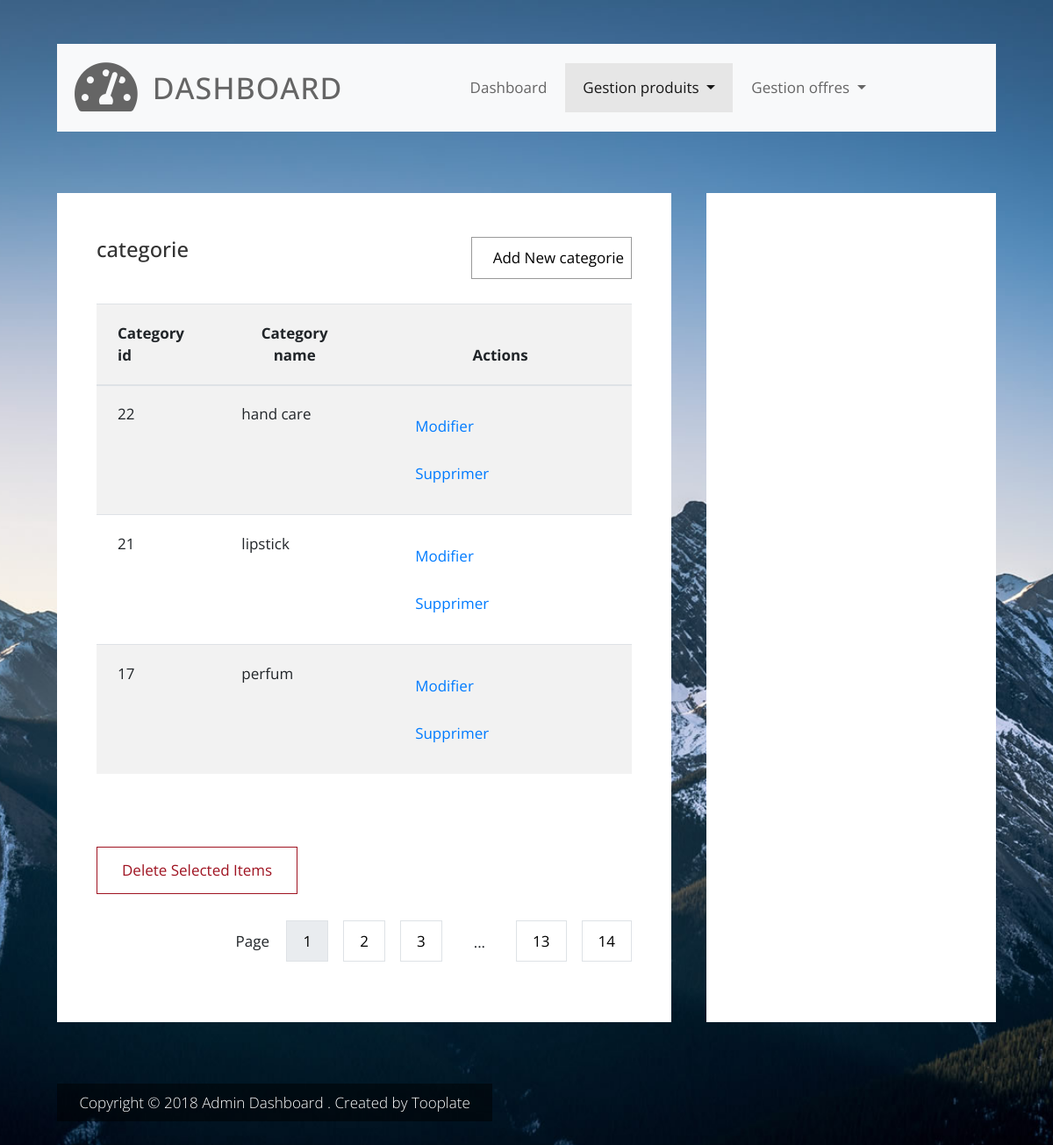
Screenshot of /back/view_back/affichercategorie.php with the database file from the repository.
### tables this page shows
CREATE TABLE `categorie` (
  `idCategorie` int(11) NOT NULL,
  `nomCategorie` varchar(100) NOT NULL
);

### back/controller_back/categorie_c.php (called while the page is built, shortened)
<?php
	class categorieC {
		function afficherCategorie(){
			$sql="SELECT * FROM categorie";
			$db = config::getConnexion();
			try{
				$listec = $db->query($sql);
				return $listec;
			}
			catch(Exception $e){
				die('Erreur:'. $e->getMessage());
			}
		}
	}
?>

### back/view_back/affichercategorie.php (the view, shortened to what this page needs)
<?php
include '../controller_back/categorie_c.php';
$categorieC = new categorieC();
$listec = $categorieC->afficherCategorie();
?>
<!DOCTYPE html>
<html lang="en">
<head>
    <link rel="stylesheet" href="css/fontawesome.min.css">
    <link rel="stylesheet" href="css/bootstrap.min.css">
    <link rel="stylesheet" href="css/tooplate.css">
</head>
<body id="reportsPage" class="bg02">
    <div class="" id="home">
        <div class="container">
            <div class="row">
                <div class="col-12">
                    <nav class="navbar navbar-expand-xl navbar-light bg-light">
                        <a class="navbar-brand" href="index.php">
                            <i class="fas fa-3x fa-tachometer-alt tm-site-icon"></i>
                            <h1 class="tm-site-title mb-0">Dashboard</h1>
                        </a>
                        <div class="collapse navbar-collapse" id="navbarSupportedContent">
                            <ul class="navbar-nav mx-auto">
                            <li class="nav-item ">
                                <a class="nav-link" href="acceuil.html">Dashboard</a>
                            </li>
                                    <li class="nav-item active dropdown">
                                        <a class="nav-link dropdown-toggle" href="#" id="navbarDropdown" role="button" data-toggle="dropdown" aria-haspopup="true"
                                            aria-expanded="false">
                                            Gestion produits
                                        </a>
                                    </li>
                                    <li class="nav-item dropdown">
                                        <a class="nav-link dropdown-toggle" href="#" id="navbarDropdown" role="button" data-toggle="dropdown" aria-haspopup="true"
                                            aria-expanded="false">
                                            Gestion offres
                                        </a>
                                    </li>
                        </div>
                    </nav>
                </div>
            </div>
            <div class="row tm-content-row tm-mt-big">
                <div class="col-xl-8 col-lg-12 tm-md-12 tm-sm-12 tm-col">
                    <div class="bg-white tm-block h-100">
                        <div class="row">
                            <div class="col-md-8 col-sm-12">
                                <h2 class="tm-block-title d-inline-block">categorie</h2>
                            </div>
                            <div class="col-md-4 col-sm-12 text-right">
                                <a href="ajoutercategorie.php" class="btn btn-small btn-primary">Add New categorie</a>
                            </div>
                        </div>
                        <div class="table-responsive" >
                            <table class="table table-hover table-striped tm-table-striped-even mt-3">
                                <thead>
                                    <tr class="tm-bg-gray">
                                        <th scope="col">Category id</th>
                                        <th scope="col" class="text-center">Category name</th>
                                        <th scope="col" class="text-center">Actions</th>
                                    </tr>
                                </thead>
                                <tbody>
                                    <tr>
                                        <?php
                                        foreach ($listec as $categorie) {
                                        ?>
                                    <tr>
                                        <td><?php echo $categorie['idCategorie']; ?></td>
                                        <td><?php echo $categorie['nomCategorie']; ?></td>
                                        <td>
                                            <a href="modifiercategorie.php?idCategorie=<?php echo $categorie['idCategorie']; ?>" class="btn">Modifier</a>
                                            <a href="supprimercategorie.php?idCategorie=<?php echo $categorie['idCategorie']; ?>" class="btn">Supprimer</a>
                                        </td>
                                    </tr>
                                <?php } ?>
                                </tr>
                                </tbody>
                            </table>
                        </div>
                        <div class="tm-table-mt tm-table-actions-row">
                            <div class="tm-table-actions-col-left">
                                <button class="btn btn-danger">Delete Selected Items</button>
                            </div>
                            <div class="tm-table-actions-col-right">
                                <span class="tm-pagination-label">Page</span>
                                <nav aria-label="Page navigation" class="d-inline-block">
                                    <ul class="pagination tm-pagination">
                                        <li class="page-item active"><a class="page-link" href="#">1</a></li>
                                        <li class="page-item"><a class="page-link" href="#">2</a></li>
                                        <li class="page-item"><a class="page-link" href="#">3</a></li>
                                        <li class="page-item">
                                            <span class="tm-dots d-block">...</span>
                                        </li>
                                        <li class="page-item"><a class="page-link" href="#">13</a></li>
                                        <li class="page-item"><a class="page-link" href="#">14</a></li>
                                    </ul>
                                </nav>
                            </div>
                        </div>
                    </div>
                </div>
                <div class="col-xl-4 col-lg-12 tm-md-12 tm-sm-12 tm-col">
                    <div class="bg-white tm-block h-100">
                    </div>
                </div>
            </div>
            <footer class="row tm-mt-small">
                <div class="col-12 font-weight-light">
                    <p class="d-inline-block tm-bg-black text-white py-2 px-4">
                        Copyright &copy; 2018 Admin Dashboard . Created by
                        <a rel="nofollow" href="https://www.tooplate.com" class="text-white tm-footer-link">Tooplate</a>
                    </p>
                </div>
            </footer>
        </div>
    </div>
</body>
</html>

### back/view_back/css/tooplate.css (style rules this page uses)
html { font-size: 17px; }
body { font-family: "Open Sans", Helvetica, Arial, sans-serif; overflow-x: hidden; }
body { background-image: url(../img/dash-bg-01.jpg); background-size: cover; background-repeat: no-repeat; background-position: center; background-attachment: fixed; padding-left: 50px; padding-right: 50px; }
.bg02 { background-image: url(../img/dash-bg-02.jpg); }
a { transition: all 0.3s ease; }
.navbar-brand { display: flex; align-items: center; }
.tm-site-icon { color: #656565; }
.tm-site-title { display: inline-block; text-transform: uppercase; font-size: 2rem; margin-left: 1rem; color: #656565; letter-spacing: 1px; }
.navbar { height: 100px; padding-left: 20px; padding-right: 20px; margin-top: 50px; }
.tm-bg-black { background-color: rgba(0, 0, 0, 0.5); }
.tm-mt-big { margin-top: 70px; }
.tm-mt-small { margin-top: 20px; }
.tm-block { padding: 50px 45px; }
.tm-block-title { font-size: 1.4rem; color: #333; margin-bottom: 30px; }
.navbar-light .navbar-nav .nav-link { color: #656565; }
.navbar-light .navbar-nav .nav-link, .dropdown-item { padding: 15px 20px; }
.navbar-light .navbar-nav .active > .nav-link, .navbar-light .navbar-nav .nav-link.active, .navbar-light .navbar-nav .nav-link.show, .navbar-light .navbar-nav .show > .nav-link, .navbar-light .navbar-nav a:hover { background-color: #e6e6e6; }
.nav-item { margin-right: 30px; }
.nav-item:last-child { margin-right: 0; }
.tm-content-row { justify-content: space-between; margin-left: -20px; margin-right: -20px; }
.tm-col { padding-left: 20px; padding-right: 20px; margin-bottom: 50px; }
.btn { border-radius: 0; padding: 13px 28px; transition: all 0.2s ease; max-width: 100%; }
.btn-small { padding: 10px 24px; }
.btn-primary { background-color: transparent; color: black; border-color: #999999; }
.btn-danger { color: #9f1321; background-color: transparent; border-color: #9f1321; }
.table td, .table th { padding: 20px 24px; }
.tm-bg-gray { background-color: rgba(0, 0, 0, 0.05); }
.tm-table-striped-even.table-striped tbody tr:nth-of-type(even) { background-color: rgba(0, 0, 0, 0.05); }
.tm-table-striped-even.table-striped tbody tr:nth-of-type(odd) { background-color: white; }
.tm-table-mt { margin-top: 66px; }
.page-item:first-child .page-link { border-top-left-radius: 0; border-bottom-left-radius: 0; }
.page-item:last-child .page-link { border-top-right-radius: 0; border-bottom-right-radius: 0; }
.page-link, .tm-dots { padding: 12px 18px; }
.page-link, .page-link:hover { color: black; }
.page-item { margin-right: 18px; }
.page-item:last-child { margin-right: 0; }
.page-item.active .page-link { background-color: #e9ecef; border-color: #dee2e6; color: black; }
.tm-pagination { justify-content: flex-end; }
.tm-pagination-label { padding-bottom: 15px; padding-right: 15px; display: inline-block; }
.tm-table-actions-row { display: flex; justify-content: space-between; }
.tm-table-actions-col-right { text-align: right; }
footer { margin-bottom: 35px; }
@media (min-width: 1200px) { .container { max-width: 1630px; } }
@media (max-width: 1275px) and (min-width: 1200px) { .nav-item { margin-right: 15px; } }
@media (max-width: 1350px) and (min-width: 1200px) { .tm-table-actions-row { display: block; } }
@media (max-width: 1350px) and (min-width: 1200px) { .tm-table-actions-col-right { margin-top: 30px; } }
@media (max-width: 1350px) { .nav-item { margin-right: 1px; } }

### rows the page displays
categorie: idCategorie "22", nomCategorie "hand care"
categorie: idCategorie "21", nomCategorie "lipstick"
categorie: idCategorie "17", nomCategorie "perfum"
